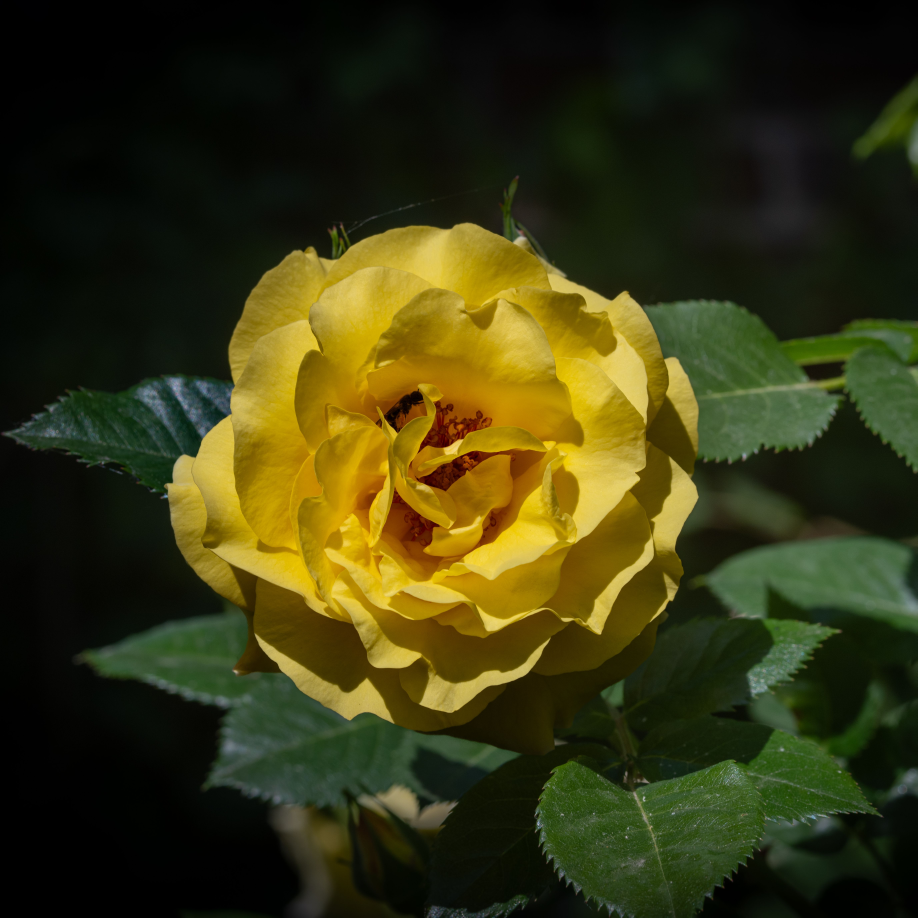
#> input picture DAY05/picture1.jpg, 5504 x 5504 px (shown at 1/6 size)
$ jupyter execute --allow-errors Untitled.ipynb
#> lines starting #> are read from the running program, lines starting #| are printed output that depends on the picture
[cell 1]
import numpy as np
import matplotlib.pyplot as plt
import cv2

[cell 2]
img1=cv2.imread("picture1.jpg",cv2.IMREAD_GRAYSCALE).astype(np.float32)
#> img1: shape (5504, 5504) float32; min 0, max 248, mean 50.4
img2=cv2.imread("picture2.jpg",cv2.IMREAD_GRAYSCALE).astype(np.float32)
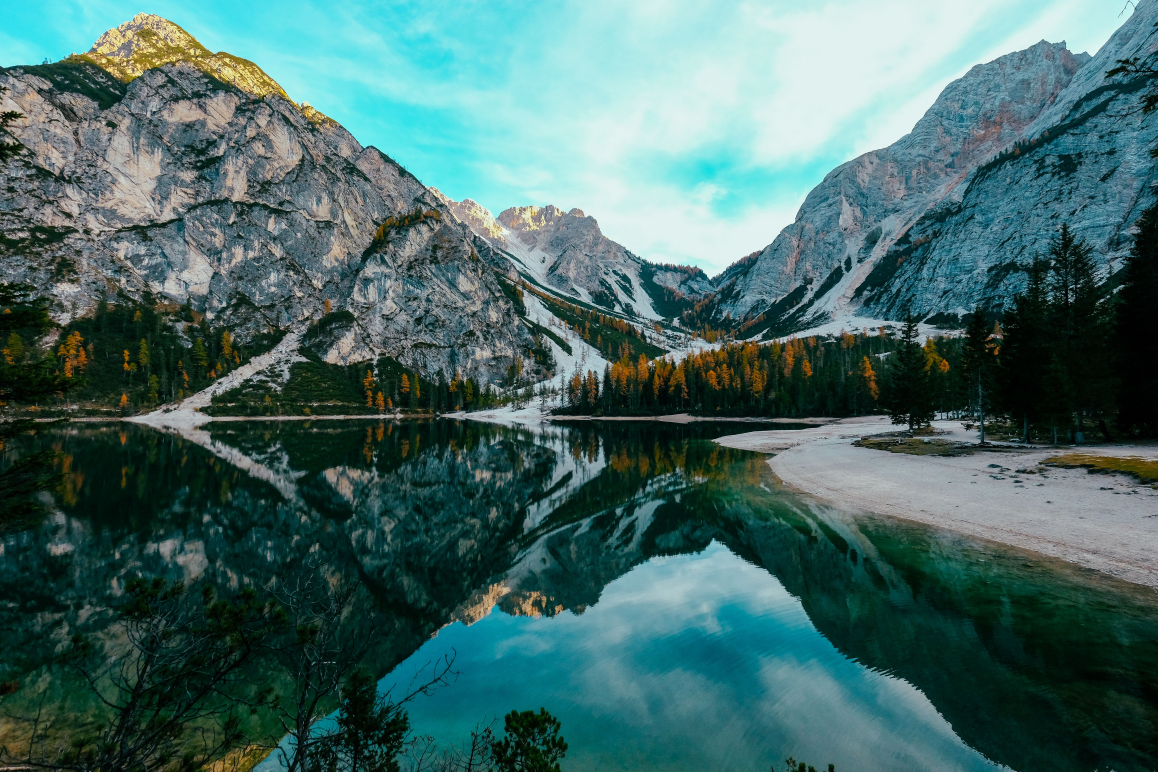
#> input picture DAY05/picture2.jpg, 5788 x 3859 px (shown at 1/5 size)
#> img2: shape (3859, 5788) float32; min 0, max 255, mean 95.1

[cell 3]
print(img1.shape)
#| (5504, 5504)
print(img2.shape)
#| (3859, 5788)

[cell 4]
#if two images are not same in shape. matching one image1 with image2
if img1.shape!=img2.shape:
    height=img1.shape[0]
#> height = 5504
    width=img1.shape[1]
#> width = 5504
    img2=cv2.resize(img2,(width,height))
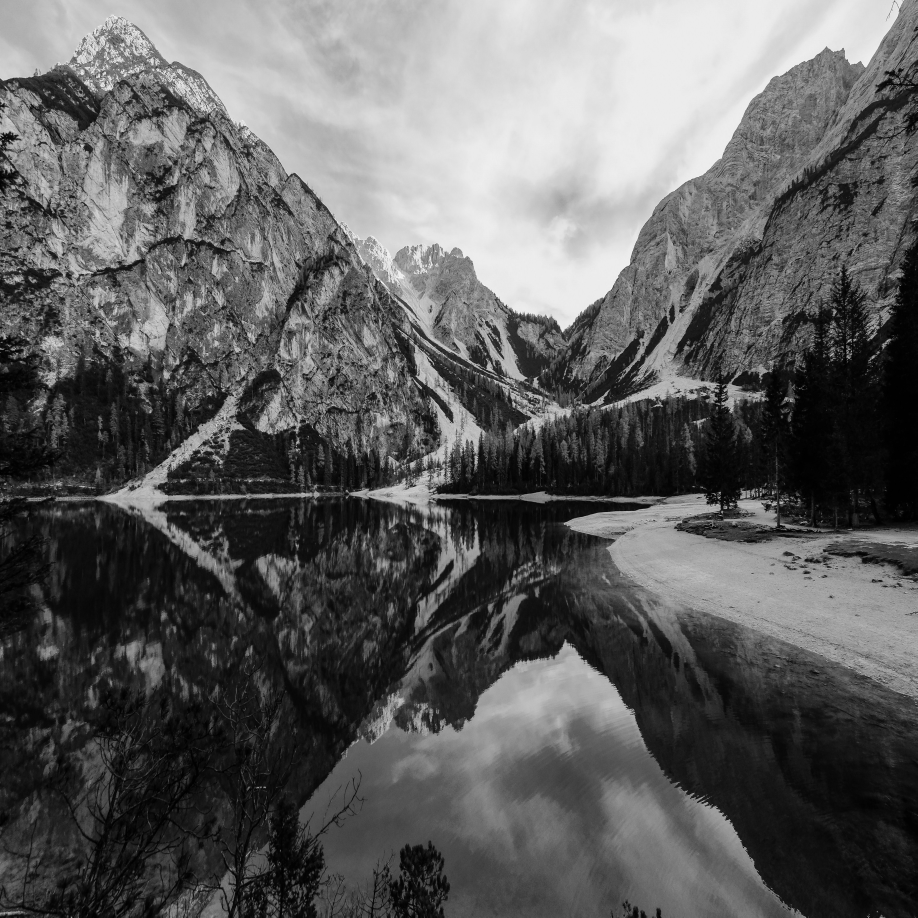
#> img2: shape (5504, 5504) float32 (shown at 1/6 size); min 0, max 254.4, mean 95.1
    print ("resized image2 to match image1 shape",img2.shape)
#| resized image2 to match image1 shape (5504, 5504)

[cell 5]
print(img1.shape)
#| (5504, 5504)
print(img2.shape)
#| (5504, 5504)

[cell 6]
plt.figure(figsize=(6,5))
plt.imshow(img1, cmap="gray")
plt.title=("Original gray scale image")
plt.axis("off")
plt.show()


plt.figure(figsize=(6,5))
plt.imshow(img2, cmap="gray")
plt.title=("Original gray scale image")
plt.axis("off")
plt.show()

[cell 7]
added=img1+img2
added=np.clip(added ,0,255)
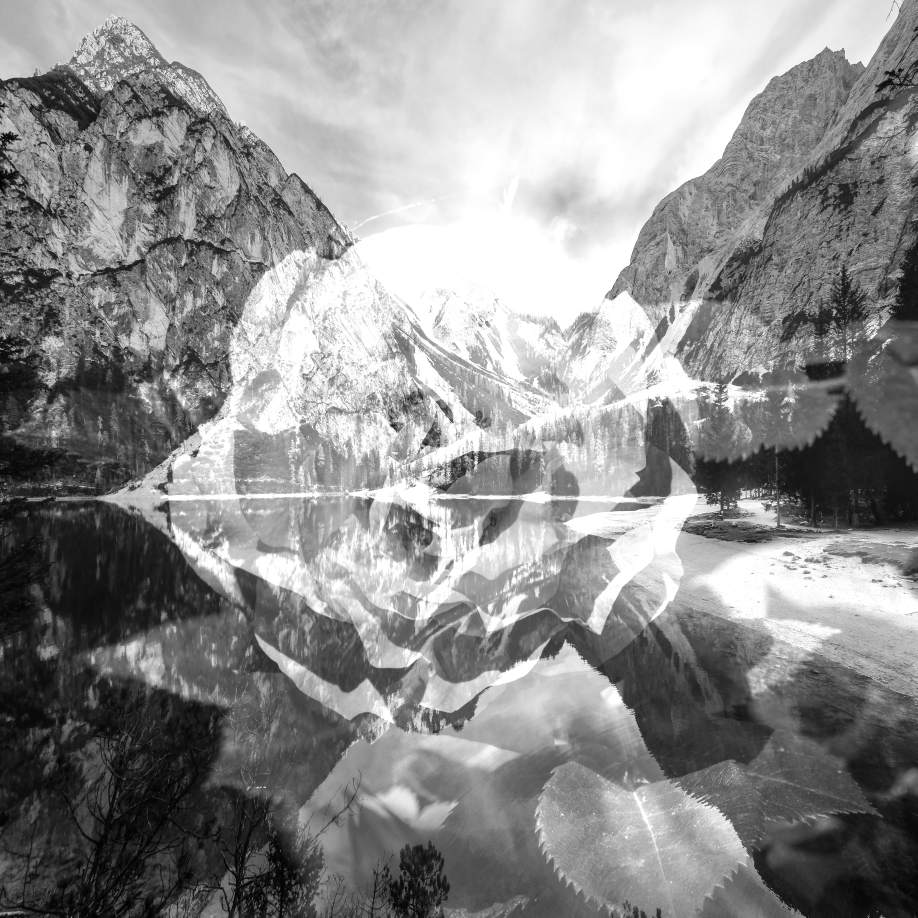
#> added: shape (5504, 5504) float32 (shown at 1/6 size); min 0, max 255, mean 141.8
added=added.astype(np.uint8)

[cell 8]
#opencv addition
img1_n=cv2.imread("picture1.jpg",cv2.IMREAD_GRAYSCALE)
#> img1_n: shape (5504, 5504); min 0, max 248, mean 50.4
img2_n=cv2.imread("picture2.jpg",cv2.IMREAD_GRAYSCALE)
#> img2_n: shape (3859, 5788); min 0, max 255, mean 95.1

if img1_n.shape!=img2_n.shape:
    height=img1_n.shape[0]
    width=img1_n.shape[1]
    img2_n=cv2.resize(img2_n,(width,height))
#> img2_n: shape (5504, 5504)
    print ("resized image2 to match image1 shape",img2_n.shape)
#| resized image2 to match image1 shape (5504, 5504)

[cell 9]
added_cv2=cv2.add(img1_n,img2_n)
subtracted_cv2=cv2.subtract(img1_n,img2_n)
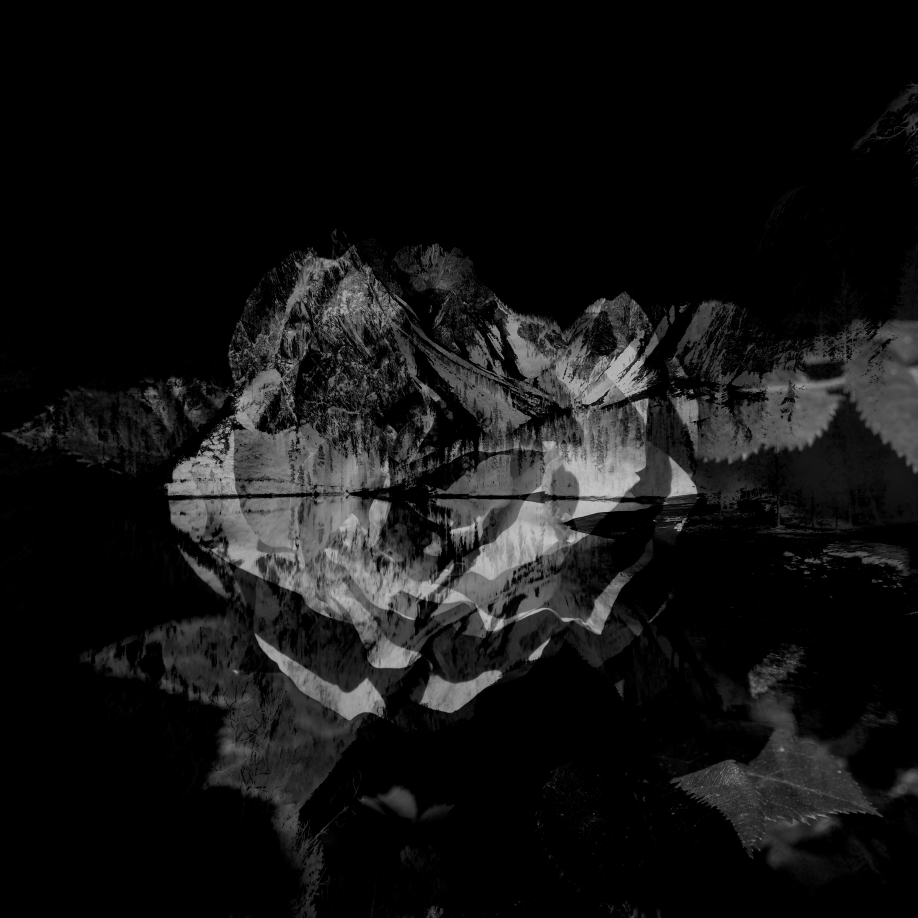
#> subtracted_cv2: shape (5504, 5504) (shown at 1/6 size); min 0, max 226, mean 19.6

[cell 10]
averaged=(img1+img2)/2
averaged=averaged.astype(np.uint8)

[cell 11]
import matplotlib.pyplot as plt

[cell 12]
plt.figure(figsize=(15,8))
plt.subplot(2,2,1)
plt.imshow(added_cv2,cmap="gray")
#plt.title("Manual addition(np.clip)")
plt.axis("off")
plt.show()


plt.figure(figsize=(15,8))
plt.subplot(2,2,1)
plt.imshow(subtracted_cv2,cmap="gray")
plt.axis("off")
plt.tight_layout()
plt.show()

[cell 13]
#weighted blending(alpha bending)
#RESULT=alpha * img1+(1-alpha) * img2
alpha=0.7
blended=alpha* img1 + (1-alpha)*img2
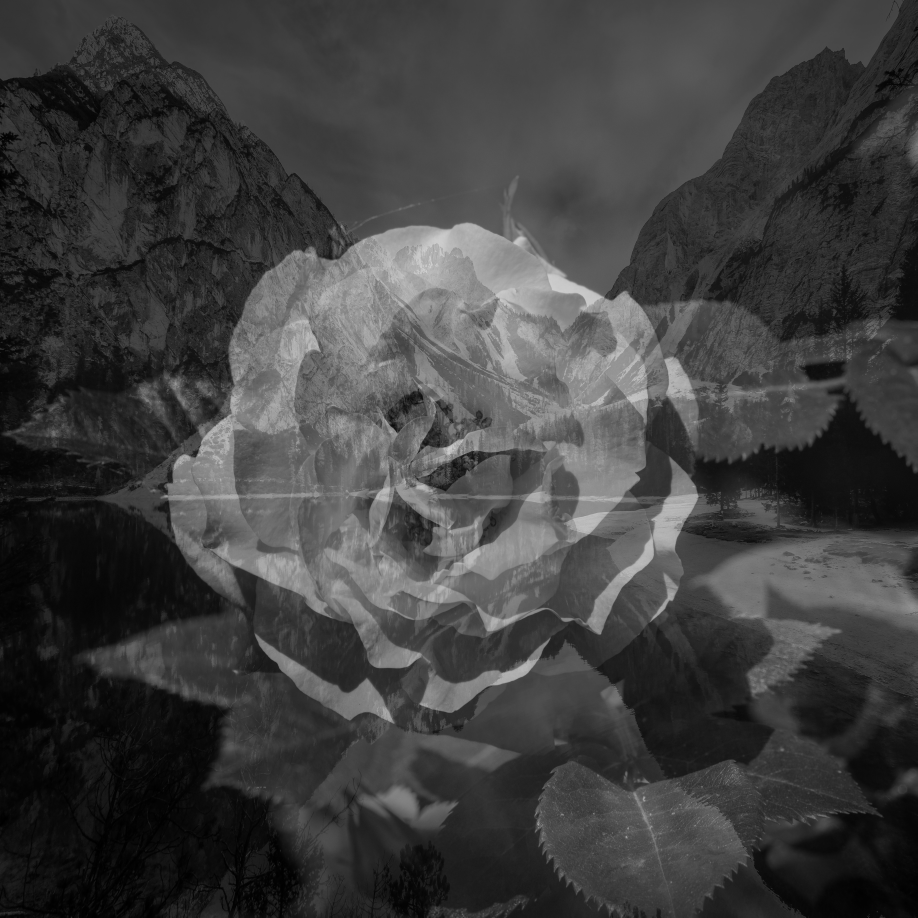
#> blended: shape (5504, 5504) float32 (shown at 1/6 size); min 0, max 216, mean 63.8
blended=np.clip(blended,0,255)
blended=blended.astype(np.uint8)

[cell 14]
blended_cv2=cv2.addWeighted(img1_n,alpha,img2_n,1-alpha,0)

[cell 15]
plt.figure(figsize=(10,5))
plt.subplot(1,2,1)
plt.imshow(blended,cmap="gray")
#> (the rest of this cell did not finish here and is left out)

[cell 16]
#masking operations
mask= np.zeros(img1.shape,dtype=np.uint8)
h=mask.shape[0]
#> h = 5504
w=mask.shape[1]
#> w = 5504
mask[h//4:3*h//4:3*w//4]=255

[cell 17]
plt.figure(figsize=(6,5))
plt.imshow(mask,cmap='gray')
#> (the rest of this cell did not finish here and is left out)

[cell 18]
masked_region=cv2.bitwise_and(img1_n,img1_n,mask=mask)

[cell 19]
plt.figure(figsize=(6,5))
plt.imshow(masked_region,cmap='gray')
#> (the rest of this cell did not finish here and is left out)

[cell 20]
inverted_mask=cv2.bitwise_not(mask)
masked_region_inverse=cv2.bitwise_and(img1_n,img1_n,mask=inverted_mask)
